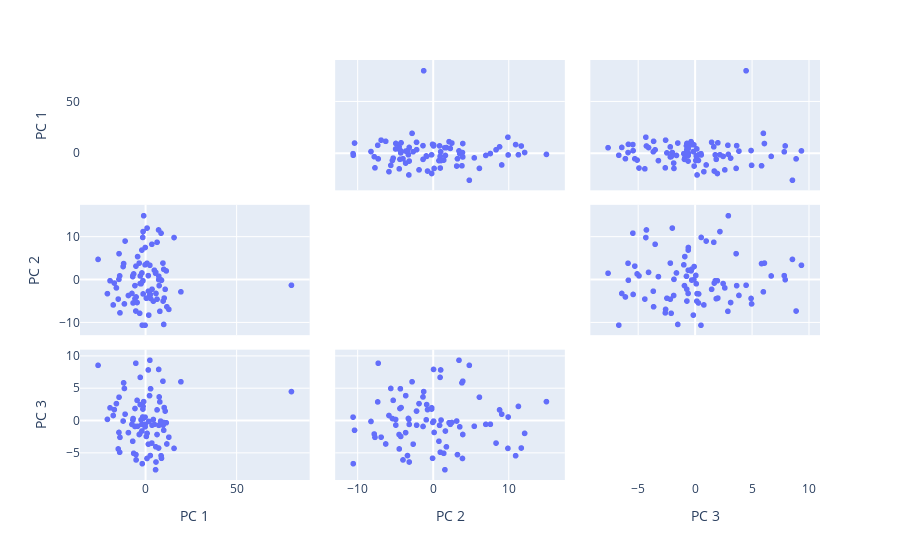

The notebook cell this image was saved under:
### Code cell
labels = {str(i): f"PC {i+1}" for i in range(3)}
fig = px.scatter_matrix(
    X_pca,
    dimensions=range(3),
    labels=labels,
)

fig.update_traces(diagonal_visible=False)
fig.show()
